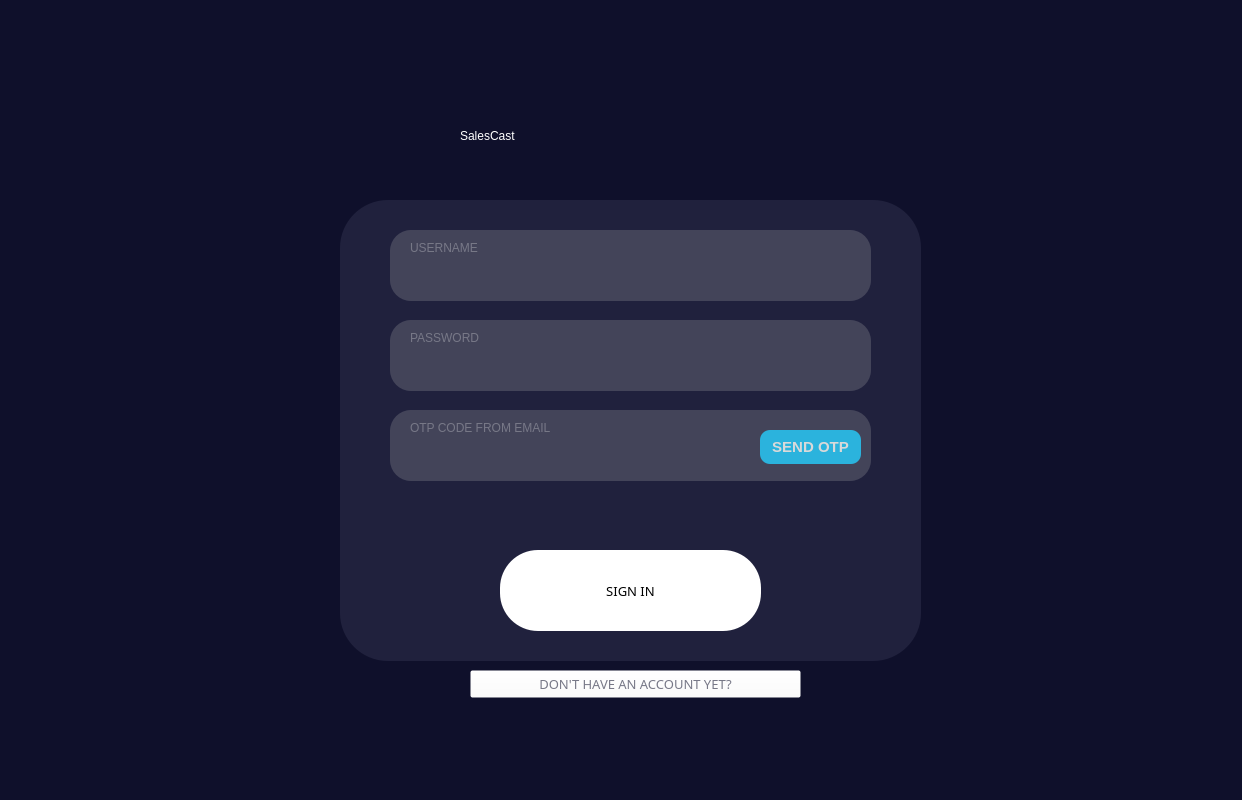
<?xml version="1.0" encoding="UTF-8"?>
<ui version="4.0">
 <class>MainWindow</class>
 <widget class="QDialog" name="MainWindow">
  <property name="geometry">
   <rect>
    <x>0</x>
    <y>0</y>
    <width>1242</width>
    <height>800</height>
   </rect>
  </property>
  <property name="minimumSize">
   <size>
    <width>1242</width>
    <height>800</height>
   </size>
  </property>
  <property name="maximumSize">
   <size>
    <width>1242</width>
    <height>800</height>
   </size>
  </property>
  <property name="windowTitle">
   <string>MainWindow</string>
  </property>
  <property name="styleSheet">
   <string notr="true">QMainWindow#MainWindow{
background-color: rgb(15, 16, 43);
}

</string>
  </property>
  <widget class="QWidget" name="centralwidget" native="true">
   <property name="geometry">
    <rect>
     <x>0</x>
     <y>0</y>
     <width>1242</width>
     <height>800</height>
    </rect>
   </property>
   <property name="styleSheet">
    <string notr="true">QWidget#centralwidget{
background-color: rgb(15, 16, 43);
}</string>
   </property>
   <widget class="QWidget" name="WelcomeScreen" native="true">
    <property name="geometry">
     <rect>
      <x>0</x>
      <y>0</y>
      <width>1242</width>
      <height>800</height>
     </rect>
    </property>
    <property name="styleSheet">
     <string notr="true">QWidget#widget{
background-color: rgb(15, 16, 43);
}</string>
    </property>
    <widget class="QLabel" name="label">
     <property name="geometry">
      <rect>
       <x>460</x>
       <y>100</y>
       <width>331</width>
       <height>71</height>
      </rect>
     </property>
     <property name="styleSheet">
      <string notr="true">
font: 75 40pt &quot;Arial Rounded MT Bold&quot;; 
color: rgb(255, 255, 255);</string>
     </property>
     <property name="text">
      <string>SalesCast</string>
     </property>
    </widget>
    <widget class="QFrame" name="frame">
     <property name="geometry">
      <rect>
       <x>340</x>
       <y>200</y>
       <width>581</width>
       <height>461</height>
      </rect>
     </property>
     <property name="styleSheet">
      <string notr="true">QFrame#frame{
border-radius: 48px;
background-color: rgb(32, 33, 61);
}
</string>
     </property>
     <property name="frameShape">
      <enum>QFrame::StyledPanel</enum>
     </property>
     <property name="frameShadow">
      <enum>QFrame::Raised</enum>
     </property>
     <widget class="QPushButton" name="loginbutton2">
      <property name="geometry">
       <rect>
        <x>160</x>
        <y>350</y>
        <width>261</width>
        <height>81</height>
       </rect>
      </property>
      <property name="maximumSize">
       <size>
        <width>16777215</width>
        <height>100</height>
       </size>
      </property>
      <property name="font">
       <font>
        <family>Montserrat SemiBold</family>
        <pointsize>10</pointsize>
        <italic>false</italic>
        <bold>false</bold>
       </font>
      </property>
      <property name="styleSheet">
       <string notr="true">
border-radius: 38px;
font: 75 10pt &quot;Montserrat SemiBold&quot;;
background-color: rgb(255, 255, 255);

</string>
      </property>
      <property name="text">
       <string>SIGN IN</string>
      </property>
      <property name="icon">
       <iconset resource="ICONS.qrc">
        <normaloff>:/ARROW/RESOURCE/next.png</normaloff>:/ARROW/RESOURCE/next.png</iconset>
      </property>
     </widget>
     <widget class="QLineEdit" name="usernameTextbox">
      <property name="geometry">
       <rect>
        <x>50</x>
        <y>30</y>
        <width>481</width>
        <height>71</height>
       </rect>
      </property>
      <property name="styleSheet">
       <string notr="true">height: 90px;
font: 10pt &quot;Montserrat Bold&quot;;
width: 629px;
left: 406px;
top: 368px;
border-radius: 21px;
padding:20px;
padding-top:30px;
color: rgb(247, 247, 247);
background-color: rgb(67, 68, 89);

</string>
      </property>
      <property name="text">
       <string/>
      </property>
     </widget>
     <widget class="QLabel" name="label_2">
      <property name="geometry">
       <rect>
        <x>70</x>
        <y>40</y>
        <width>81</width>
        <height>16</height>
       </rect>
      </property>
      <property name="styleSheet">
       <string notr="true">color: rgb(119, 120, 135);
font: 57 8pt &quot;Montserrat Medium&quot;;</string>
      </property>
      <property name="text">
       <string>USERNAME</string>
      </property>
     </widget>
     <widget class="QLineEdit" name="passwordTextbox">
      <property name="geometry">
       <rect>
        <x>50</x>
        <y>120</y>
        <width>481</width>
        <height>71</height>
       </rect>
      </property>
      <property name="styleSheet">
       <string notr="true">height: 90px;
font: 10pt &quot;Montserrat Bold&quot;;
width: 629px;
left: 406px;
top: 368px;
border-radius: 21px;
padding:20px;
padding-top:30px;
color: rgb(247, 247, 247);
background-color: rgb(67, 68, 89);

</string>
      </property>
      <property name="inputMask">
       <string/>
      </property>
      <property name="text">
       <string/>
      </property>
      <property name="echoMode">
       <enum>QLineEdit::Password</enum>
      </property>
     </widget>
     <widget class="QLabel" name="label_3">
      <property name="geometry">
       <rect>
        <x>70</x>
        <y>130</y>
        <width>81</width>
        <height>16</height>
       </rect>
      </property>
      <property name="styleSheet">
       <string notr="true">color: rgb(119, 120, 135);
font: 57 8pt &quot;Montserrat Medium&quot;;</string>
      </property>
      <property name="text">
       <string>PASSWORD</string>
      </property>
     </widget>
     <widget class="QLabel" name="ERROR">
      <property name="geometry">
       <rect>
        <x>60</x>
        <y>310</y>
        <width>461</width>
        <height>16</height>
       </rect>
      </property>
      <property name="styleSheet">
       <string notr="true">color: rgb(244, 67, 54);
font: 57 8pt &quot;Montserrat SemiBold&quot;;</string>
      </property>
      <property name="text">
       <string/>
      </property>
     </widget>
     <widget class="QLineEdit" name="otpTextbox">
      <property name="geometry">
       <rect>
        <x>50</x>
        <y>210</y>
        <width>481</width>
        <height>71</height>
       </rect>
      </property>
      <property name="styleSheet">
       <string notr="true">height: 90px;
font: 10pt &quot;Montserrat Bold&quot;;
width: 629px;
left: 406px;
top: 368px;
border-radius: 21px;
padding:20px;
padding-top:30px;
color: rgb(247, 247, 247);
background-color: rgb(67, 68, 89);

</string>
      </property>
      <property name="text">
       <string/>
      </property>
     </widget>
     <widget class="QLabel" name="label_4">
      <property name="geometry">
       <rect>
        <x>70</x>
        <y>220</y>
        <width>251</width>
        <height>16</height>
       </rect>
      </property>
      <property name="styleSheet">
       <string notr="true">color: rgb(119, 120, 135);
font: 57 8pt &quot;Montserrat Medium&quot;;</string>
      </property>
      <property name="text">
       <string>OTP CODE FROM EMAIL</string>
      </property>
     </widget>
     <widget class="QPushButton" name="send_otp">
      <property name="geometry">
       <rect>
        <x>420</x>
        <y>230</y>
        <width>101</width>
        <height>34</height>
       </rect>
      </property>
      <property name="styleSheet">
       <string notr="true">font-family: 'Montserrat';
font-style: normal;
font-weight: 600;
font-size: 15px;
line-height: 15px;
/* identical to box height */

text-transform: uppercase;

color: #D9D9D9;
position: absolute;
width: 115px;
height: 34px;
left: 1074px;
top: calc(50% - 34px/2 - 228px);
background: #2BB3DD;
border-radius: 10px;</string>
      </property>
      <property name="text">
       <string>SEND OTP</string>
      </property>
     </widget>
    </widget>
    <widget class="QPushButton" name="donthaveButton">
     <property name="geometry">
      <rect>
       <x>470</x>
       <y>670</y>
       <width>331</width>
       <height>28</height>
      </rect>
     </property>
     <property name="font">
      <font>
       <family>Montserrat SemiBold</family>
       <pointsize>10</pointsize>
       <italic>false</italic>
       <bold>false</bold>
      </font>
     </property>
     <property name="styleSheet">
      <string notr="true">font: 75 10pt &quot;Montserrat SemiBold&quot;;
color: rgb(119, 120, 135);
background-color: rgba(255, 255, 255, 0);</string>
     </property>
     <property name="text">
      <string>DON'T HAVE AN ACCOUNT YET?</string>
     </property>
    </widget>
    <zorder>frame</zorder>
    <zorder>label</zorder>
    <zorder>donthaveButton</zorder>
   </widget>
  </widget>
 </widget>
 <resources>
  <include location="ICONS.qrc"/>
 </resources>
 <connections/>
</ui>
